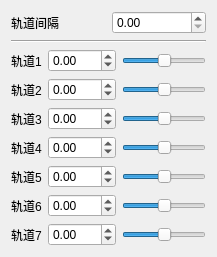
            <widget class="QWidget" name="_7K">
             <attribute name="title">
              <string>7K</string>
             </attribute>
             <layout class="QHBoxLayout" name="horizontalLayout_45">
              <item>
               <layout class="QVBoxLayout" name="verticalLayout_9">
                <item>
                 <layout class="QHBoxLayout" name="horizontalLayout_26">
                  <item>
                   <widget class="QLabel" name="dist_7K_label">
                    <property name="toolTip">
                     <string>&lt;html&gt;&lt;head/&gt;&lt;body&gt;&lt;p&gt;七个轨道两两间隔（推荐值：180）&lt;/p&gt;&lt;/body&gt;&lt;/html&gt;</string>
                    </property>
                    <property name="text">
                     <string>轨道间隔</string>
                    </property>
                   </widget>
                  </item>
                  <item>
                   <widget class="QDoubleSpinBox" name="dist_7K">
                    <property name="maximum">
                     <double>192.860000000000014</double>
                    </property>
                    <property name="singleStep">
                     <double>5.000000000000000</double>
                    </property>
                   </widget>
                  </item>
                 </layout>
                </item>
                <item>
                 <widget class="Line" name="line_4">
                  <property name="orientation">
                   <enum>Qt::Horizontal</enum>
                  </property>
                 </widget>
                </item>
                <item>
                 <layout class="QHBoxLayout" name="horizontalLayout_30">
                  <item>
                   <widget class="QLabel" name="_7K1_label">
                    <property name="text">
                     <string>轨道1</string>
                    </property>
                   </widget>
                  </item>
                  <item>
                   <widget class="QDoubleSpinBox" name="_7K1">
                    <property name="minimum">
                     <double>-675.000000000000000</double>
                    </property>
                    <property name="maximum">
                     <double>675.000000000000000</double>
                    </property>
                    <property name="singleStep">
                     <double>5.000000000000000</double>
                    </property>
                   </widget>
                  </item>
                  <item>
                   <widget class="QSlider" name="_7K1_sl">
                    <property name="minimum">
                     <number>-675</number>
                    </property>
                    <property name="maximum">
                     <number>675</number>
                    </property>
                    <property name="orientation">
                     <enum>Qt::Horizontal</enum>
                    </property>
                   </widget>
                  </item>
                 </layout>
                </item>
                <item>
                 <layout class="QHBoxLayout" name="horizontalLayout_32">
                  <item>
                   <widget class="QLabel" name="_7K2_label">
                    <property name="text">
                     <string>轨道2</string>
                    </property>
                   </widget>
                  </item>
                  <item>
                   <widget class="QDoubleSpinBox" name="_7K2">
                    <property name="minimum">
                     <double>-675.000000000000000</double>
                    </property>
                    <property name="maximum">
                     <double>675.000000000000000</double>
                    </property>
                    <property name="singleStep">
                     <double>5.000000000000000</double>
                    </property>
                   </widget>
                  </item>
                  <item>
                   <widget class="QSlider" name="_7K2_sl">
                    <property name="minimum">
                     <number>-675</number>
                    </property>
                    <property name="maximum">
                     <number>675</number>
                    </property>
                    <property name="singleStep">
                     <number>1</number>
                    </property>
                    <property name="orientation">
                     <enum>Qt::Horizontal</enum>
                    </property>
                   </widget>
                  </item>
                 </layout>
                </item>
                <item>
                 <layout class="QHBoxLayout" name="horizontalLayout_34">
                  <item>
                   <widget class="QLabel" name="_7K3_label">
                    <property name="text">
                     <string>轨道3</string>
                    </property>
                   </widget>
                  </item>
                  <item>
                   <widget class="QDoubleSpinBox" name="_7K3">
                    <property name="minimum">
                     <double>-675.000000000000000</double>
                    </property>
                    <property name="maximum">
                     <double>675.000000000000000</double>
                    </property>
                    <property name="singleStep">
                     <double>5.000000000000000</double>
                    </property>
                   </widget>
                  </item>
                  <item>
                   <widget class="QSlider" name="_7K3_sl">
                    <property name="minimum">
                     <number>-675</number>
                    </property>
                    <property name="maximum">
                     <number>675</number>
                    </property>
                    <property name="orientation">
                     <enum>Qt::Horizontal</enum>
                    </property>
                   </widget>
                  </item>
                 </layout>
                </item>
                <item>
                 <layout class="QHBoxLayout" name="horizontalLayout_35">
                  <item>
                   <widget class="QLabel" name="_7K4_label">
                    <property name="text">
                     <string>轨道4</string>
                    </property>
                   </widget>
                  </item>
                  <item>
                   <widget class="QDoubleSpinBox" name="_7K4">
                    <property name="minimum">
                     <double>-675.000000000000000</double>
                    </property>
                    <property name="maximum">
                     <double>675.000000000000000</double>
                    </property>
                    <property name="singleStep">
                     <double>5.000000000000000</double>
                    </property>
                   </widget>
                  </item>
                  <item>
                   <widget class="QSlider" name="_7K4_sl">
                    <property name="minimum">
                     <number>-675</number>
                    </property>
                    <property name="maximum">
                     <number>675</number>
                    </property>
                    <property name="orientation">
                     <enum>Qt::Horizontal</enum>
                    </property>
                   </widget>
                  </item>
                 </layout>
                </item>
                <item>
                 <layout class="QHBoxLayout" name="horizontalLayout_33">
                  <item>
                   <widget class="QLabel" name="_7K5_label">
                    <property name="text">
                     <string>轨道5</string>
                    </property>
                   </widget>
                  </item>
                  <item>
                   <widget class="QDoubleSpinBox" name="_7K5">
                    <property name="minimum">
                     <double>-675.000000000000000</double>
                    </property>
                    <property name="maximum">
                     <double>675.000000000000000</double>
                    </property>
                    <property name="singleStep">
                     <double>5.000000000000000</double>
                    </property>
                   </widget>
                  </item>
                  <item>
                   <widget class="QSlider" name="_7K5_sl">
                    <property name="minimum">
                     <number>-675</number>
                    </property>
                    <property name="maximum">
                     <number>675</number>
                    </property>
                    <property name="orientation">
                     <enum>Qt::Horizontal</enum>
                    </property>
                   </widget>
                  </item>
                 </layout>
                </item>
                <item>
                 <layout class="QHBoxLayout" name="horizontalLayout_37">
                  <item>
                   <widget class="QLabel" name="_7K6_label">
                    <property name="text">
                     <string>轨道6</string>
                    </property>
                   </widget>
                  </item>
                  <item>
                   <widget class="QDoubleSpinBox" name="_7K6">
                    <property name="minimum">
                     <double>-675.000000000000000</double>
                    </property>
                    <property name="maximum">
                     <double>675.000000000000000</double>
                    </property>
                    <property name="singleStep">
                     <double>5.000000000000000</double>
                    </property>
                   </widget>
                  </item>
                  <item>
                   <widget class="QSlider" name="_7K6_sl">
                    <property name="minimum">
                     <number>-675</number>
                    </property>
                    <property name="maximum">
                     <number>675</number>
                    </property>
                    <property name="orientation">
                     <enum>Qt::Horizontal</enum>
                    </property>
                   </widget>
                  </item>
                 </layout>
                </item>
                <item>
                 <layout class="QHBoxLayout" name="horizontalLayout_38">
                  <item>
                   <widget class="QLabel" name="_7K7_label">
                    <property name="text">
                     <string>轨道7</string>
                    </property>
                   </widget>
                  </item>
                  <item>
                   <widget class="QDoubleSpinBox" name="_7K7">
                    <property name="minimum">
                     <double>-675.000000000000000</double>
                    </property>
                    <property name="maximum">
                     <double>675.000000000000000</double>
                    </property>
                    <property name="singleStep">
                     <double>5.000000000000000</double>
                    </property>
                   </widget>
                  </item>
                  <item>
                   <widget class="QSlider" name="_7K7_sl">
                    <property name="minimum">
                     <number>-675</number>
                    </property>
                    <property name="maximum">
                     <number>675</number>
                    </property>
                    <property name="orientation">
                     <enum>Qt::Horizontal</enum>
                    </property>
                   </widget>
                  </item>
                 </layout>
                </item>
               </layout>
              </item>
             </layout>
            </widget>
